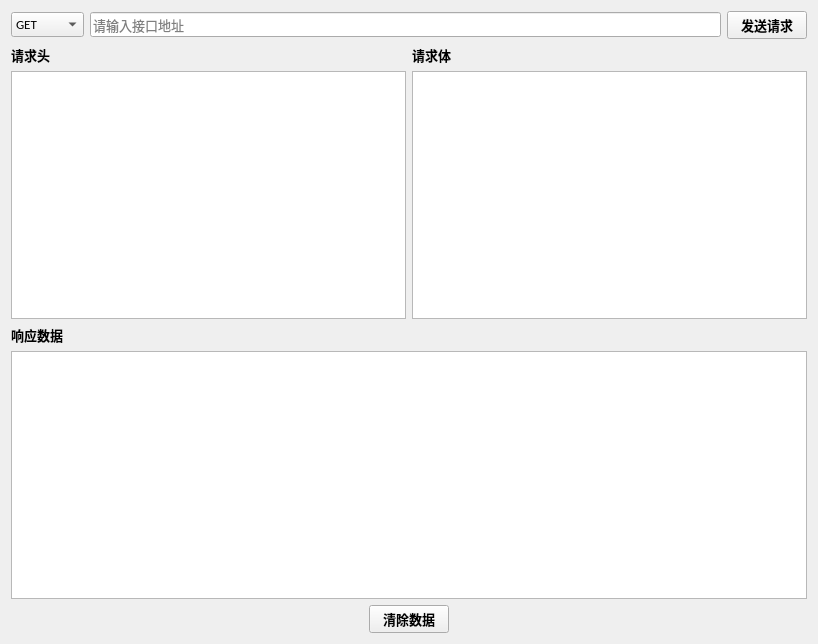
<?xml version="1.0" encoding="UTF-8"?>
<ui version="4.0">
 <class>widget</class>
 <widget class="QWidget" name="widget">
  <property name="geometry">
   <rect>
    <x>0</x>
    <y>0</y>
    <width>818</width>
    <height>644</height>
   </rect>
  </property>
  <property name="sizePolicy">
   <sizepolicy hsizetype="Fixed" vsizetype="Fixed">
    <horstretch>0</horstretch>
    <verstretch>0</verstretch>
   </sizepolicy>
  </property>
  <property name="windowTitle">
   <string>接口请求</string>
  </property>
  <layout class="QVBoxLayout" name="verticalLayout_5">
   <item>
    <layout class="QHBoxLayout" name="horizontalLayout">
     <item>
      <widget class="QComboBox" name="method_">
       <property name="font">
        <font>
         <family>Calibri</family>
         <pointsize>10</pointsize>
         <weight>50</weight>
         <bold>false</bold>
        </font>
       </property>
       <item>
        <property name="text">
         <string>GET</string>
        </property>
       </item>
       <item>
        <property name="text">
         <string>POST</string>
        </property>
       </item>
       <item>
        <property name="text">
         <string>DELETE</string>
        </property>
       </item>
       <item>
        <property name="text">
         <string>UPDATE</string>
        </property>
       </item>
      </widget>
     </item>
     <item>
      <widget class="QLineEdit" name="url_">
       <property name="font">
        <font>
         <family>Calibri</family>
         <pointsize>10</pointsize>
         <weight>50</weight>
         <bold>false</bold>
        </font>
       </property>
       <property name="statusTip">
        <string/>
       </property>
       <property name="autoFillBackground">
        <bool>false</bool>
       </property>
       <property name="placeholderText">
        <string>请输入接口地址</string>
       </property>
      </widget>
     </item>
     <item>
      <widget class="QPushButton" name="send_">
       <property name="font">
        <font>
         <family>Agency FB</family>
         <pointsize>10</pointsize>
         <weight>75</weight>
         <bold>true</bold>
        </font>
       </property>
       <property name="text">
        <string>发送请求</string>
       </property>
      </widget>
     </item>
    </layout>
   </item>
   <item>
    <layout class="QVBoxLayout" name="verticalLayout_4">
     <item>
      <layout class="QHBoxLayout" name="horizontalLayout_2">
       <item>
        <layout class="QVBoxLayout" name="verticalLayout">
         <item>
          <widget class="QLabel" name="header_">
           <property name="font">
            <font>
             <family>Agency FB</family>
             <pointsize>10</pointsize>
             <weight>75</weight>
             <bold>true</bold>
            </font>
           </property>
           <property name="text">
            <string>请求头</string>
           </property>
          </widget>
         </item>
         <item>
          <widget class="QTextEdit" name="header_area"/>
         </item>
        </layout>
       </item>
       <item>
        <layout class="QVBoxLayout" name="verticalLayout_2">
         <item>
          <widget class="QLabel" name="body_">
           <property name="font">
            <font>
             <family>Agency FB</family>
             <pointsize>10</pointsize>
             <weight>75</weight>
             <bold>true</bold>
            </font>
           </property>
           <property name="text">
            <string>请求体</string>
           </property>
          </widget>
         </item>
         <item>
          <widget class="QTextEdit" name="body_area"/>
         </item>
        </layout>
       </item>
      </layout>
     </item>
     <item>
      <layout class="QVBoxLayout" name="verticalLayout_3">
       <item>
        <widget class="QLabel" name="response_">
         <property name="font">
          <font>
           <family>Agency FB</family>
           <pointsize>10</pointsize>
           <weight>75</weight>
           <bold>true</bold>
          </font>
         </property>
         <property name="text">
          <string>响应数据</string>
         </property>
        </widget>
       </item>
       <item>
        <widget class="QTextBrowser" name="response_data"/>
       </item>
      </layout>
     </item>
    </layout>
   </item>
   <item>
    <layout class="QGridLayout" name="gridLayout">
     <item row="0" column="0">
      <widget class="QPushButton" name="clear_">
       <property name="sizePolicy">
        <sizepolicy hsizetype="Fixed" vsizetype="Fixed">
         <horstretch>0</horstretch>
         <verstretch>0</verstretch>
        </sizepolicy>
       </property>
       <property name="font">
        <font>
         <family>Agency FB</family>
         <pointsize>10</pointsize>
         <weight>75</weight>
         <bold>true</bold>
        </font>
       </property>
       <property name="focusPolicy">
        <enum>Qt::NoFocus</enum>
       </property>
       <property name="layoutDirection">
        <enum>Qt::LeftToRight</enum>
       </property>
       <property name="text">
        <string>清除数据</string>
       </property>
      </widget>
     </item>
    </layout>
   </item>
  </layout>
 </widget>
 <resources/>
 <connections>
  <connection>
   <sender>clear_</sender>
   <signal>clicked()</signal>
   <receiver>response_data</receiver>
   <slot>clear()</slot>
   <hints>
    <hint type="sourcelabel">
     <x>408</x>
     <y>621</y>
    </hint>
    <hint type="destinationlabel">
     <x>408</x>
     <y>472</y>
    </hint>
   </hints>
  </connection>
 </connections>
</ui>
